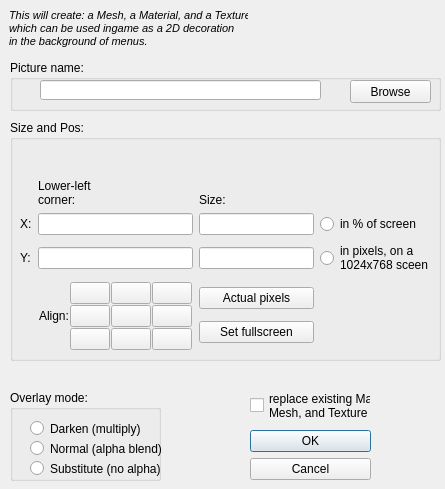
<?xml version="1.0" encoding="UTF-8"?>
<ui version="4.0">
 <class>AskNewUiPictureDialog</class>
 <widget class="QDialog" name="AskNewUiPictureDialog">
  <property name="geometry">
   <rect>
    <x>0</x>
    <y>0</y>
    <width>445</width>
    <height>489</height>
   </rect>
  </property>
  <property name="windowTitle">
   <string>OpenBRF</string>
  </property>
  <widget class="QDialogButtonBox" name="buttonBox">
   <property name="geometry">
    <rect>
     <x>250</x>
     <y>430</y>
     <width>121</width>
     <height>51</height>
    </rect>
   </property>
   <property name="orientation">
    <enum>Qt::Vertical</enum>
   </property>
   <property name="standardButtons">
    <set>QDialogButtonBox::Cancel|QDialogButtonBox::Ok</set>
   </property>
  </widget>
  <widget class="QLabel" name="label_5">
   <property name="geometry">
    <rect>
     <x>9</x>
     <y>9</y>
     <width>239</width>
     <height>39</height>
    </rect>
   </property>
   <property name="text">
    <string>&lt;!DOCTYPE HTML PUBLIC &quot;-//W3C//DTD HTML 4.0//EN&quot; &quot;http://www.w3.org/TR/REC-html40/strict.dtd&quot;&gt;
&lt;html&gt;&lt;head&gt;&lt;meta name=&quot;qrichtext&quot; content=&quot;1&quot; /&gt;&lt;style type=&quot;text/css&quot;&gt;
p, li { white-space: pre-wrap; }
&lt;/style&gt;&lt;/head&gt;&lt;body style=&quot; font-family:'MS Shell Dlg 2'; font-size:8.25pt; font-weight:400; font-style:normal;&quot;&gt;
&lt;p style=&quot; margin-top:0px; margin-bottom:0px; margin-left:0px; margin-right:0px; -qt-block-indent:0; text-indent:0px;&quot;&gt;&lt;span style=&quot; font-size:8pt; font-style:italic;&quot;&gt;This will create: a Mesh, a Material, and a Texture&lt;/span&gt;&lt;/p&gt;
&lt;p style=&quot; margin-top:0px; margin-bottom:0px; margin-left:0px; margin-right:0px; -qt-block-indent:0; text-indent:0px;&quot;&gt;&lt;span style=&quot; font-size:8pt; font-style:italic;&quot;&gt;which can be used ingame as a 2D decoration &lt;/span&gt;&lt;/p&gt;
&lt;p style=&quot; margin-top:0px; margin-bottom:0px; margin-left:0px; margin-right:0px; -qt-block-indent:0; text-indent:0px;&quot;&gt;&lt;span style=&quot; font-size:8pt; font-style:italic;&quot;&gt;in the background of menus.&lt;/span&gt;&lt;/p&gt;&lt;/body&gt;&lt;/html&gt;</string>
   </property>
  </widget>
  <widget class="QGroupBox" name="groupBox">
   <property name="geometry">
    <rect>
     <x>10</x>
     <y>120</y>
     <width>431</width>
     <height>241</height>
    </rect>
   </property>
   <property name="title">
    <string>Size and Pos:</string>
   </property>
   <widget class="QWidget" name="widget" native="true">
    <property name="geometry">
     <rect>
      <x>10</x>
      <y>20</y>
      <width>414</width>
      <height>211</height>
     </rect>
    </property>
    <layout class="QGridLayout" name="gridLayout_2">
     <item row="2" column="0">
      <widget class="QLabel" name="label">
       <property name="text">
        <string>X:</string>
       </property>
      </widget>
     </item>
     <item row="3" column="0">
      <widget class="QLabel" name="label_2">
       <property name="text">
        <string>Y:</string>
       </property>
      </widget>
     </item>
     <item row="2" column="1">
      <widget class="QLineEdit" name="posX"/>
     </item>
     <item row="3" column="1">
      <widget class="QLineEdit" name="posY"/>
     </item>
     <item row="2" column="3">
      <widget class="QLineEdit" name="sizeX"/>
     </item>
     <item row="3" column="3">
      <widget class="QLineEdit" name="sizeY"/>
     </item>
     <item row="1" column="3">
      <widget class="QLabel" name="label_4">
       <property name="text">
        <string>Size:</string>
       </property>
       <property name="alignment">
        <set>Qt::AlignBottom|Qt::AlignLeading|Qt::AlignLeft</set>
       </property>
      </widget>
     </item>
     <item row="1" column="1">
      <widget class="QLabel" name="label_3">
       <property name="text">
        <string>Lower-left
corner: </string>
       </property>
       <property name="alignment">
        <set>Qt::AlignBottom|Qt::AlignLeading|Qt::AlignLeft</set>
       </property>
      </widget>
     </item>
     <item row="2" column="4">
      <widget class="QRadioButton" name="measurePerc">
       <property name="text">
        <string>in % of screen</string>
       </property>
      </widget>
     </item>
     <item row="3" column="4">
      <widget class="QRadioButton" name="measurePixel">
       <property name="text">
        <string>in pixels, on a
1024x768 sceen</string>
       </property>
      </widget>
     </item>
     <item row="6" column="1">
      <widget class="QWidget" name="widget_2" native="true">
       <property name="sizePolicy">
        <sizepolicy hsizetype="Fixed" vsizetype="Minimum">
         <horstretch>0</horstretch>
         <verstretch>0</verstretch>
        </sizepolicy>
       </property>
       <layout class="QGridLayout" name="gridLayout">
        <property name="margin">
         <number>1</number>
        </property>
        <property name="spacing">
         <number>1</number>
        </property>
        <item row="0" column="1">
         <widget class="QPushButton" name="pushButton_NW">
          <property name="sizePolicy">
           <sizepolicy hsizetype="Minimum" vsizetype="Minimum">
            <horstretch>0</horstretch>
            <verstretch>0</verstretch>
           </sizepolicy>
          </property>
          <property name="text">
           <string/>
          </property>
         </widget>
        </item>
        <item row="0" column="2">
         <widget class="QPushButton" name="pushButton_N">
          <property name="sizePolicy">
           <sizepolicy hsizetype="Minimum" vsizetype="Minimum">
            <horstretch>0</horstretch>
            <verstretch>0</verstretch>
           </sizepolicy>
          </property>
          <property name="minimumSize">
           <size>
            <width>5</width>
            <height>5</height>
           </size>
          </property>
          <property name="text">
           <string/>
          </property>
         </widget>
        </item>
        <item row="1" column="2">
         <widget class="QPushButton" name="pushButton_C">
          <property name="sizePolicy">
           <sizepolicy hsizetype="Minimum" vsizetype="Minimum">
            <horstretch>0</horstretch>
            <verstretch>0</verstretch>
           </sizepolicy>
          </property>
          <property name="minimumSize">
           <size>
            <width>5</width>
            <height>5</height>
           </size>
          </property>
          <property name="text">
           <string/>
          </property>
         </widget>
        </item>
        <item row="2" column="1">
         <widget class="QPushButton" name="pushButton_SW">
          <property name="sizePolicy">
           <sizepolicy hsizetype="Minimum" vsizetype="Minimum">
            <horstretch>0</horstretch>
            <verstretch>0</verstretch>
           </sizepolicy>
          </property>
          <property name="minimumSize">
           <size>
            <width>5</width>
            <height>5</height>
           </size>
          </property>
          <property name="text">
           <string/>
          </property>
         </widget>
        </item>
        <item row="2" column="2">
         <widget class="QPushButton" name="pushButton_S">
          <property name="sizePolicy">
           <sizepolicy hsizetype="Minimum" vsizetype="Minimum">
            <horstretch>0</horstretch>
            <verstretch>0</verstretch>
           </sizepolicy>
          </property>
          <property name="minimumSize">
           <size>
            <width>5</width>
            <height>5</height>
           </size>
          </property>
          <property name="text">
           <string/>
          </property>
         </widget>
        </item>
        <item row="0" column="3">
         <widget class="QPushButton" name="pushButton_NE">
          <property name="sizePolicy">
           <sizepolicy hsizetype="Minimum" vsizetype="Minimum">
            <horstretch>0</horstretch>
            <verstretch>0</verstretch>
           </sizepolicy>
          </property>
          <property name="minimumSize">
           <size>
            <width>5</width>
            <height>5</height>
           </size>
          </property>
          <property name="text">
           <string/>
          </property>
         </widget>
        </item>
        <item row="1" column="3">
         <widget class="QPushButton" name="pushButton_E">
          <property name="sizePolicy">
           <sizepolicy hsizetype="Minimum" vsizetype="Minimum">
            <horstretch>0</horstretch>
            <verstretch>0</verstretch>
           </sizepolicy>
          </property>
          <property name="minimumSize">
           <size>
            <width>5</width>
            <height>5</height>
           </size>
          </property>
          <property name="text">
           <string/>
          </property>
         </widget>
        </item>
        <item row="2" column="3">
         <widget class="QPushButton" name="pushButton_SE">
          <property name="sizePolicy">
           <sizepolicy hsizetype="Minimum" vsizetype="Minimum">
            <horstretch>0</horstretch>
            <verstretch>0</verstretch>
           </sizepolicy>
          </property>
          <property name="minimumSize">
           <size>
            <width>5</width>
            <height>5</height>
           </size>
          </property>
          <property name="text">
           <string/>
          </property>
         </widget>
        </item>
        <item row="1" column="1">
         <widget class="QPushButton" name="pushButton_W">
          <property name="sizePolicy">
           <sizepolicy hsizetype="Minimum" vsizetype="Minimum">
            <horstretch>0</horstretch>
            <verstretch>0</verstretch>
           </sizepolicy>
          </property>
          <property name="minimumSize">
           <size>
            <width>5</width>
            <height>5</height>
           </size>
          </property>
          <property name="text">
           <string/>
          </property>
         </widget>
        </item>
        <item row="1" column="0">
         <widget class="QLabel" name="label_6">
          <property name="text">
           <string>Align:</string>
          </property>
         </widget>
        </item>
       </layout>
      </widget>
     </item>
     <item row="6" column="3">
      <layout class="QVBoxLayout" name="verticalLayout">
       <item>
        <widget class="QPushButton" name="setActualPixels">
         <property name="text">
          <string>Actual pixels</string>
         </property>
        </widget>
       </item>
       <item>
        <widget class="QPushButton" name="setFullScreen">
         <property name="text">
          <string>Set fullscreen</string>
         </property>
        </widget>
       </item>
      </layout>
     </item>
    </layout>
   </widget>
  </widget>
  <widget class="QGroupBox" name="groupBox_2">
   <property name="geometry">
    <rect>
     <x>10</x>
     <y>60</y>
     <width>431</width>
     <height>51</height>
    </rect>
   </property>
   <property name="title">
    <string>Picture name:</string>
   </property>
   <widget class="QPushButton" name="browse">
    <property name="geometry">
     <rect>
      <x>340</x>
      <y>20</y>
      <width>81</width>
      <height>23</height>
     </rect>
    </property>
    <property name="text">
     <string>Browse</string>
    </property>
   </widget>
   <widget class="QLineEdit" name="NameBox">
    <property name="geometry">
     <rect>
      <x>30</x>
      <y>20</y>
      <width>281</width>
      <height>20</height>
     </rect>
    </property>
   </widget>
  </widget>
  <widget class="QGroupBox" name="groupBox_3">
   <property name="geometry">
    <rect>
     <x>10</x>
     <y>390</y>
     <width>151</width>
     <height>91</height>
    </rect>
   </property>
   <property name="title">
    <string>Overlay mode:</string>
   </property>
   <widget class="QRadioButton" name="overlayDarken">
    <property name="geometry">
     <rect>
      <x>20</x>
      <y>30</y>
      <width>131</width>
      <height>17</height>
     </rect>
    </property>
    <property name="text">
     <string>Darken (multiply)</string>
    </property>
   </widget>
   <widget class="QRadioButton" name="overlayNormal">
    <property name="geometry">
     <rect>
      <x>20</x>
      <y>50</y>
      <width>141</width>
      <height>17</height>
     </rect>
    </property>
    <property name="text">
     <string>Normal (alpha blend)</string>
    </property>
   </widget>
   <widget class="QRadioButton" name="overlaySubstitute">
    <property name="geometry">
     <rect>
      <x>20</x>
      <y>70</y>
      <width>141</width>
      <height>17</height>
     </rect>
    </property>
    <property name="text">
     <string>Substitute (no alpha)</string>
    </property>
   </widget>
  </widget>
  <widget class="QCheckBox" name="replaceOpt">
   <property name="geometry">
    <rect>
     <x>250</x>
     <y>390</y>
     <width>121</width>
     <height>31</height>
    </rect>
   </property>
   <property name="text">
    <string>replace existing Mat.
Mesh, and Texture</string>
   </property>
  </widget>
 </widget>
 <tabstops>
  <tabstop>buttonBox</tabstop>
  <tabstop>NameBox</tabstop>
  <tabstop>browse</tabstop>
  <tabstop>posX</tabstop>
  <tabstop>posY</tabstop>
  <tabstop>sizeX</tabstop>
  <tabstop>sizeY</tabstop>
  <tabstop>measurePerc</tabstop>
  <tabstop>measurePixel</tabstop>
  <tabstop>pushButton_NW</tabstop>
  <tabstop>pushButton_N</tabstop>
  <tabstop>pushButton_NE</tabstop>
  <tabstop>pushButton_W</tabstop>
  <tabstop>pushButton_C</tabstop>
  <tabstop>pushButton_E</tabstop>
  <tabstop>pushButton_SW</tabstop>
  <tabstop>pushButton_S</tabstop>
  <tabstop>pushButton_SE</tabstop>
  <tabstop>setActualPixels</tabstop>
  <tabstop>setFullScreen</tabstop>
  <tabstop>overlayDarken</tabstop>
  <tabstop>overlayNormal</tabstop>
  <tabstop>overlaySubstitute</tabstop>
  <tabstop>replaceOpt</tabstop>
 </tabstops>
 <resources/>
 <connections>
  <connection>
   <sender>buttonBox</sender>
   <signal>accepted()</signal>
   <receiver>AskNewUiPictureDialog</receiver>
   <slot>accept()</slot>
   <hints>
    <hint type="sourcelabel">
     <x>248</x>
     <y>254</y>
    </hint>
    <hint type="destinationlabel">
     <x>157</x>
     <y>274</y>
    </hint>
   </hints>
  </connection>
  <connection>
   <sender>buttonBox</sender>
   <signal>rejected()</signal>
   <receiver>AskNewUiPictureDialog</receiver>
   <slot>reject()</slot>
   <hints>
    <hint type="sourcelabel">
     <x>316</x>
     <y>260</y>
    </hint>
    <hint type="destinationlabel">
     <x>286</x>
     <y>274</y>
    </hint>
   </hints>
  </connection>
 </connections>
</ui>
